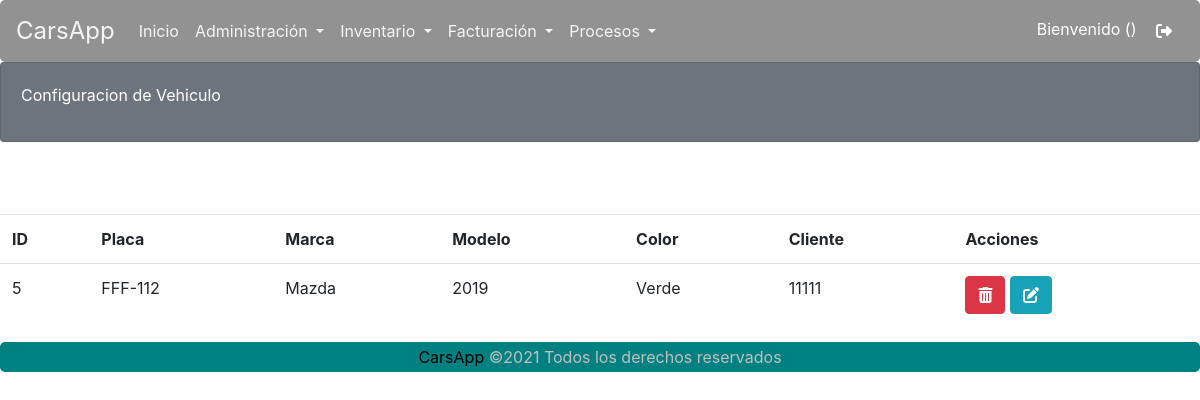
Page /carsapp/vehiculoListar/ (signed in) on the committed database.
### carsapp/models.py (models this page shows)
class Vehiculo(models.Model):
    id_Vehi = models.AutoField(primary_key=True)
    placa = models.CharField(max_length=7, blank=False, null=False)
    marca = models.CharField(max_length=30, blank=False, null=False)
    modelo = models.CharField(max_length=4, blank=False, null=False)
    color = models.CharField(max_length=30, blank=False, null=False)
    id_Cliente = models.ForeignKey(Lista_Cliente, on_delete=CASCADE, null=True)

class Lista_Cliente(models.Model):
    id_Cliente = models.IntegerField(primary_key=True)
    tipo_Documento = models.CharField(max_length=15, blank=False, null=True)
    tipo_Cliente = models.CharField(max_length=30, blank=False, null=False)
    nombre_Cliente = models.CharField(max_length=30, blank=False, null=False)
    apellido_Cliente = models.CharField(max_length=30, blank=False, null=False)
    email_Cliente = models.EmailField(blank=False, null=False)
    telefono_Cliente = models.CharField(max_length=15, blank=False, null=False)

### carsapp/views.py (the view)
# urls.py: path('vehiculoListar/', views.VehiculoLista.as_view(), name='vehiculoListar'),
class VehiculoLista(ListView):
    template_name = 'carsapp/vehiculoListar.html'
    queryset = Vehiculo.objects.all()
    paginate_by = 2
    def get_context_data(self, **kwargs):
        context = super().get_context_data(**kwargs)
        context['cliente'] = Lista_Cliente.objects.all()
        print(context)
        return context

### carsapp/templates/carsapp/vehiculoListar.html (shortened to what this page needs)
{% extends 'carsapp/base.html' %}
{% load static %}
{% block contenedor %}
<div class="card text-white bg-secondary">
    <div class="card-body">
        <div>
            Configuracion de Vehiculo
        </div>
    </div>
</div>
    <br>
    <br />
    <br />
    {% if object_list %}
    <table class="table  table-hover">
        <tr>
            <th>ID</th>
            <th>Placa</th>
            <th>Marca</th>
            <th>Modelo</th>
            <th>Color</th>
            <th>Cliente</th>
            <th>Acciones</th>
        </tr>
        {% for registro in object_list %}
        <tr>
            <td>{{ registro.id_Vehi }}</td>
            <td>{{ registro.placa }}</td>
            <td>{{ registro.marca }}</td>
            <td>{{ registro.modelo }}</td>
            <td>{{ registro.color }}</td>
            <td>{{ registro.id_Cliente.id_Cliente }}</td>
            <td>
                <a class="btn btn-danger" href="javascript:vehiculo_Eliminar('{% url 'carsapp:vehiculoEliminar' registro.id_Vehi %}')" role="button"><i class="fas fa-trash-alt"></i></a>
                <a class="btn btn-info" href="{% url 'carsapp:vehiculoFormActualizar' registro.id_Vehi %}" role="button"><i class="fas fa-edit"></i></a>
            </td>
        </tr>
        {% endfor %}
    </table>
    {% else %}
    No hay datos aún.
    {% endif %}
{% endblock %}

### carsapp/static/carsapp/CSS/estilos.css (style rules this page uses)
* { margin: 0; padding: 0; }
.card-body > div { display: inline-block; }
.card { height: 10vh; }
h4, h2,small,a { margin: 0; padding: 0; color: black; }
a { text-decoration: none; }

### rows in the picture
Vehiculo: id_Vehi "5", placa "FFF-112", marca "Mazda", modelo "2019", color "Verde", id_Cliente.id_Cliente "11111"
